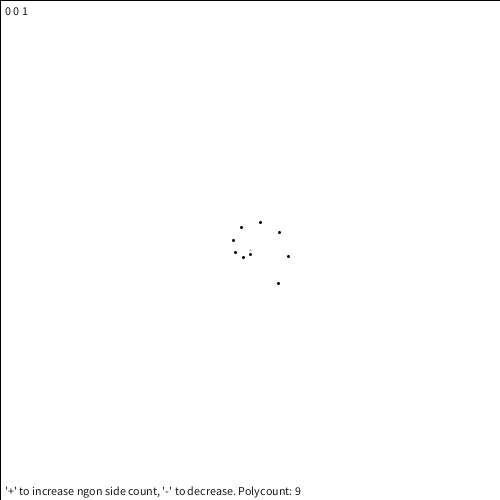
Frame 1 (no input)
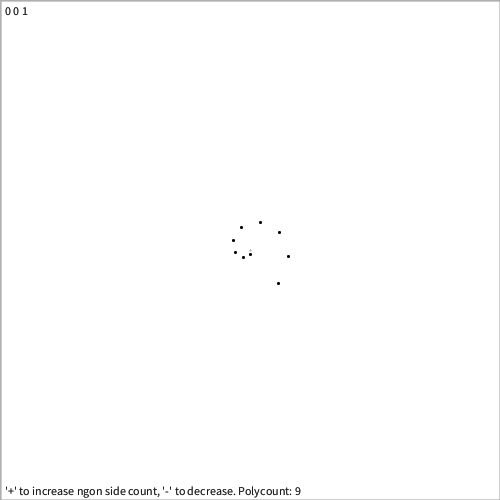
Frame 60 (the mouse pressed at the canvas centre just before this capture)
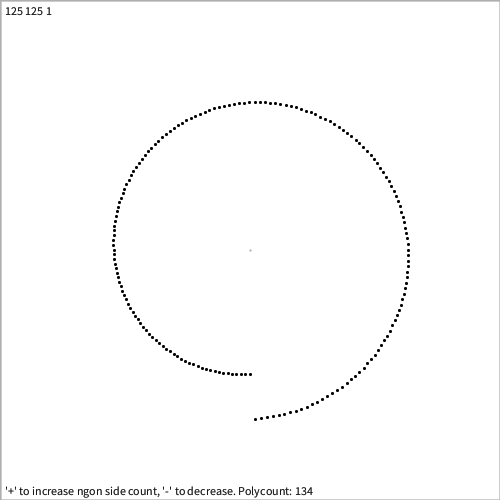
Frame 120 (the mouse held since frame 60 and released just before this capture)

The Processing sketch that drew these frames (run headless with seeded random() and noise(); from frame 60 on, the mouse is pressed at the canvas centre):

// Processing sketch: processing_34291
// ── processing_34291.pde


void setup() {
  size(500,500,JAVA2D);
  smooth();
  background(255);
  stroke(0);
}

float deg3, x3, y3, b, x4, y4;
int dia, sides, sidescalc, sidesn=1, sidesold;


void draw() {


  dia = (mouseX/2);
  sides = (mouseY/2)+9;
  
  
  
  
  //background(255);
  fill(255,255,255,150);
  rect(0,0,height,width);
  
  if (keyPressed) {
    if (key == '+' && sidesn < 24) {
    sidesn = sidesn + 1;
    } else if (key == '-' && sidesn > 1) {
     sidesn = sidesn - 1; 
    }
    delay(100);
  }
  
 
  
 sidescalc = (360/sides); 
  
  
  for(int i=0; i < 360; i = i + sidescalc) {
  
      if (sidesn == 1) {
    strokeWeight(3);
  } else {
    strokeWeight(1);
  }
    
  stroke(0);
  deg3=radians(i+sidescalc);
  x3 = sin(deg3)*dia+(width/2);
  y3 = cos(deg3)*dia+(height/2);
  ngon(sidesn,x3,y3,i,i+sidescalc);
 
  
}
 

fill(25);
  text(sides-9 + " " + dia + " " + sidesn ,5,15);
  
   text("'+' to increase ngon side count, '-' to decrease. Polycount: " + sides*sidesn,5,height-5);
   
   stroke(175);
   strokeWeight(2);
   point(height/2,width/2);
   
}



void ngon(int sides, float cordx, float cordy, int siz, int rot) {
  
  float deg1, x1, y1, deg2, x2, y2;
  int sidescalc;
  
  sidescalc = (360/sides);
  
  for (int i = 0+rot; i < 360+rot; i=i+sidescalc) {
  
  deg1=radians(i);
  x1 = sin(deg1)*(360-siz-5)/8+(cordx);
  y1 = cos(deg1)*(360-siz-5)/8+(cordy);
  
  deg2=radians(i+sidescalc);
  x2 = sin(deg2)*(360-siz-5)/8+(cordx);
  y2 = cos(deg2)*(360-siz-5)/8+(cordy);
  line(x1, y1, x2, y2);
  }

}
